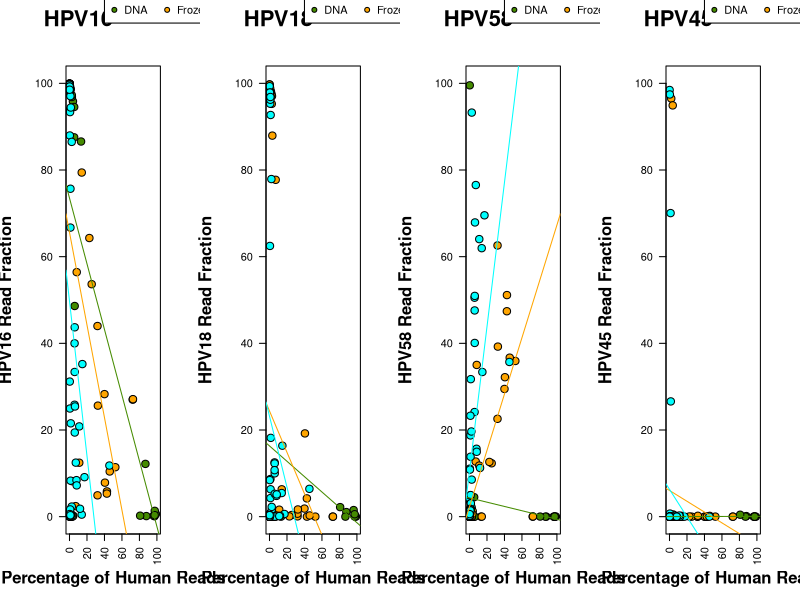

Write R code to recreate this figure.
count.to.ab = function(counts, total){
	return(100*(counts/total))
}#end def count.to.ab

count.table = read.table("Public_Input_Files/PE_HPVtype_counts_final_names.txt",head=T, sep="\t")
total.counts = as.numeric(count.table[count.table$HPV.type == "TOTAL",2:ncol(count.table)])
count.mat = count.table[1:(nrow(count.table)-2),2:ncol(count.table)]
rownames(count.mat) = count.table$HPV.type[1:(nrow(count.table)-2)]

#I don't use the "genotype" column, so I can use either file with extended meta data (5% or 15%)
meta.table = read.table("Selected_Output_Files/combined_genotype_with_year_and_ethnicity_freq5.txt", head=T, sep="\t")
percent.human = as.character(meta.table$human.percent[match(names(count.mat), meta.table$SAMPLEID)])
percent.human = gsub("\\%","",percent.human)
percent.human = as.numeric(percent.human)

batch = as.character(meta.table$batch)
batch[batch == "161007"] = "DNA"
batch[batch == "161206"] = "Frozen"
batch[batch == "170118"] = "FFPE"
batch = factor(as.character(batch), levels=c("DNA","Frozen","FFPE"))
batch = batch[match(names(count.mat), meta.table$SAMPLEID)]

##ANOVA for continuous values
fit = aov(percent.human ~ batch)
result = summary(fit)
aov.pvalue = result[[1]][['Pr(>F)']][1]
print(paste("Human Read ANOVA p-value: ",aov.pvalue,sep=""))

##Fisher's Exact test for binary values
freq.cat = rep(NA, length(percent.human))
freq.cat[percent.human < 20]="low human"
freq.cat[(20 <= percent.human) & (percent.human <= 80)]="middle"
freq.cat[percent.human > 80]="low HPV"

fisher.mat = table(freq.cat, batch)
print(fisher.test(fisher.mat))

color.palette = c("chartreuse4","orange","cyan")
group.levels = levels(batch)
labelColors = rep("black",times=length(batch))
for (i in 1:length(group.levels)){
	labelColors[batch == as.character(group.levels[i])] = color.palette[i]
}#end for (i in 1:length(group.levels))


ab.mat = t(apply(count.mat, 1, count.to.ab, total=total.counts))

export.ab.mat = t(ab.mat)
export.ab.mat = data.frame(Sample=rownames(export.ab.mat),
							percent.human=percent.human,
							export.ab.mat)
write.table(export.ab.mat,"Selected_Output_Files/read_fraction_values.txt", quote=F, sep="\t", row.names=F)

selected.HPV = c("HPV16","HPV18","HPV58","HPV45")

#useDingbats=TRUE by default...testing for AI compatibility
pdf("to_AI/Figure2b.pdf", width=7, height=2.2, pointsize=1, useDingbats=FALSE)
par(mfcol=c(1,4))
for (i in 1:length(selected.HPV)){
	plot.type = selected.HPV[i]
	print(plot.type)
	subtype.freq = as.numeric(ab.mat[rownames(ab.mat) == plot.type,])
	par(mar=c(5,5,5,3))
	plot(percent.human, subtype.freq,
		pch=21, col="black", bg=labelColors,
		xlim=c(0,100), ylim=c(0,100), las=2, lwd=1,
		main = "", cex=1.5, cex.main=1, cex.axis=1,cex.lab=1,
		xlab = "", ylab="")
	mtext("Percentage of Human Reads",1, cex=1, padj=3, font=2)
	mtext(paste("",plot.type," Read Fraction",sep=""),2, cex=1, padj=-4, font=2)
	DNA.freq = subtype.freq[batch == "DNA"]
	DNA.percent.human = percent.human[batch == "DNA"]
	frozen.freq = subtype.freq[batch == "Frozen"]
	frozen.percent.human = percent.human[batch == "Frozen"]
	FFPE.freq = subtype.freq[batch == "FFPE"]
	FFPE.percent.human = percent.human[batch == "FFPE"]
	
	cor.coef = cor(DNA.freq, DNA.percent.human)
	fit=lm(DNA.freq~ DNA.percent.human)
	result = summary(fit)
	pvalue = result$coefficients[2,4]
	print("DNA")
	print(paste("r= ",round(cor.coef,digits=2),", lm p-value = ",signif(pvalue, digits=2),sep=""))
	abline(fit,col=color.palette[1])
	
	cor.coef = cor(frozen.freq,frozen.percent.human)
	fit=lm(frozen.freq~ frozen.percent.human)
	result = summary(fit)
	pvalue = result$coefficients[2,4]
	print("Frozen")
	print(paste("r= ",round(cor.coef,digits=2),", lm p-value = ",signif(pvalue, digits=2),sep=""))	
	abline(lm(fit),col=color.palette[2])
	
	cor.coef = cor(FFPE.freq,FFPE.percent.human)
	fit=lm(FFPE.freq~ FFPE.percent.human)
	result = summary(fit)
	pvalue = result$coefficients[2,4]
	print("FFPE")
	print(paste("r= ",round(cor.coef,digits=2),", lm p-value = ",signif(pvalue, digits=2),sep=""))		
	abline(lm(fit),col=color.palette[3])
	text(10,115, labels=plot.type, xpd=T, cex=2, font=2)
	legend(40,120, legend = group.levels, col ="black", pt.bg=color.palette,
			ncol=3, pch=21,xpd=T, cex=1, inset=-0.4)
}#end for (i in 1:nrow(ab.table))
dev.off()